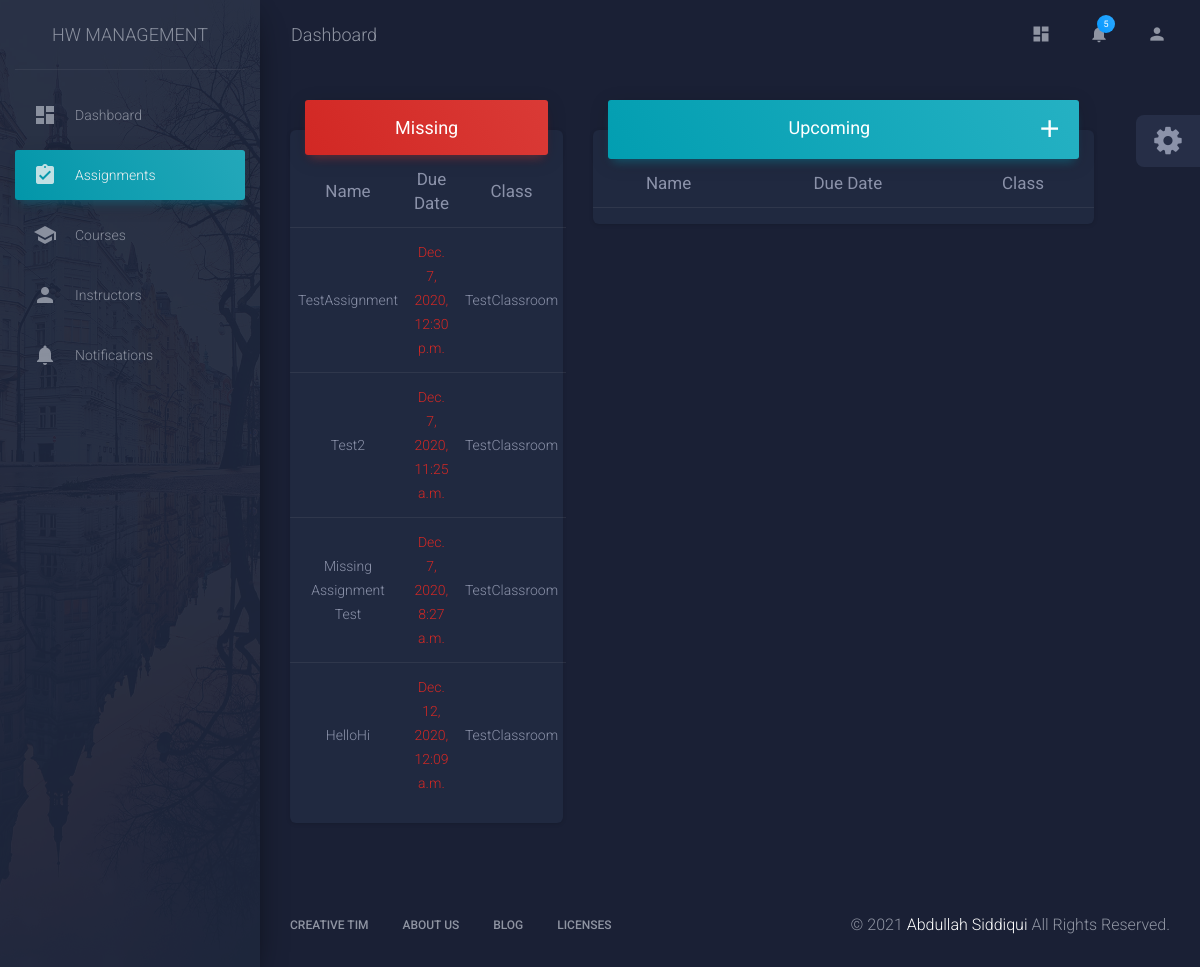
Page /assignment/ on the committed database.
### HomeworkManagementApp/models.py (models this page shows, shortened)
class Assignment(models.Model):
    assignment_name = models.CharField(max_length=50)
    assignment_description = models.CharField(max_length=100, blank=True)
    assignment_class = models.ForeignKey(Classroom, on_delete=models.CASCADE)
    date_assigned = models.DateTimeField(default=timezone.now)
    due_date = models.DateTimeField()
    file_attachment = models.FileField(blank=True, null=True)
    def time_ago(self):
        return self.due_date <= timezone.now()

class Classroom(models.Model):
    class_name = models.CharField(max_length=50)
    class_description = models.CharField(max_length=100)
    teacher = models.ManyToManyField(Teacher)
    class_syllabus = models.FileField(blank=True)
    def __str__(self):
        return self.class_name

### HomeworkManagementApp/views.py (the view)
# urls.py: path('assignment/', views.AssignmentView.as_view(), name='assignment'),
class AssignmentView(TemplateView):
    template_name = 'HomeworkManagementApp/assignment.html'
    def get_context_data(self, **kwargs):
        context = super().get_context_data(**kwargs)
        context['assignments'] = Assignment.objects.all()
        return context

### templates/HomeworkManagementApp/assignment.html (shortened to what this page needs)
{% extends 'base.html' %}
{% block content %}
<div class="row">
        <div class="col-sm-4">
            <div class="card card-nav-tabs">
                <h4 class="card-header card-header-danger text-center">
                    <strong>Missing</strong>
                </h4>
                {% if assignments %}
                        <ul class="list-group list-group-flush">
                            <table class="table text-center">
                                <thead class=" text-primary">
                                    <th>
                                        <strong>Name</strong>
                                    </th>
                                    <th>
                                        <strong>Due Date</strong>
                                    </th>
                                    <th>
                                        <strong>Class</strong>
                                    </th>
                                </thead>
                                <tbody>
                            {% for assignment in assignments %}
                                {% if assignment.time_ago %}
                                        <tr>
                                            <td>
                                                {{ assignment.assignment_name }}
                                            </td>
                                            <td class="text-danger">
                                                {{ assignment.due_date }}
                                            </td>
                                            <td>
                                                {{ assignment.assignment_class }}
                                            </td>
                                        </tr>
                                {% endif %}
                            {% endfor %}
                                </tbody>
                            </table>
                        </ul>
                {% endif %}
            </div>
        </div>
        <div class="col-sm-7">
        <div class="card card-nav-tabs">
            <h4 class="card-header card-header-info text-center">
                <strong>Upcoming</strong>
                <a href="{% url 'new-assignment' %}">
                    <i class="material-icons justify-content-center float-right" style="font-size: 160%">add</i>
                </a>
            </h4>
         {% if assignments %}
                <ul class="list-group list-group-flush">
                    <table class="table text-center">
                        <thead class=" text-primary">
                            <th>
                                <strong>Name</strong>
                            </th>
                            <th>
                                <strong>Due Date</strong>
                            </th>
                            <th>
                                <strong>Class</strong>
                            </th>
                        </thead>
                    </table>
                </ul>
        {% endif %}
        </div>
    </div>
</div>
{% endblock %}

### rows in the picture
Assignment: assignment_name "TestAssignment", due_date "Dec. 7, 2020, 12:30 p.m.", assignment_class "TestClassroom"
Assignment: assignment_name "Test2", due_date "Dec. 7, 2020, 11:25 a.m.", assignment_class "TestClassroom"
Assignment: assignment_name "Missing Assignment Test", due_date "Dec. 7, 2020, 8:27 a.m.", assignment_class "TestClassroom"
Assignment: assignment_name "HelloHi", due_date "Dec. 12, 2020, 12:09 a.m.", assignment_class "TestClassroom"
